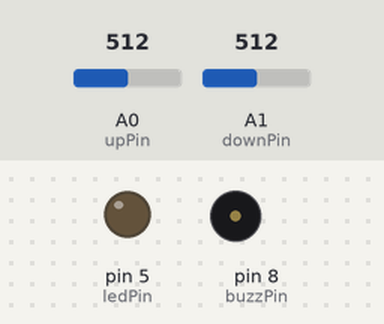
The sketch below on a simulated Arduino Uno, built with avr-gcc and run on an emulated ATmega328P. Parts: output pins drawn as LEDs (lit = HIGH), buzzer (waves = sounding, pin HIGH). Inputs (shaded band) come from the test bench; at power-on: A0 (upPin) = 512, A1 (downPin) = 512. What the sketch prints to the serial monitor is not drawn.

Above: at 1.2 s.
1.3 s: A0 (upPin) set to 1015
2.8 s: A0 (upPin) set to 1023
At 4.7 s:
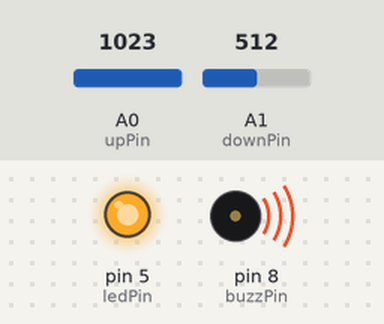
5.8 s: A1 (downPin) set to 1013
7.3 s: A1 (downPin) set to 1023
At 8.2 s:
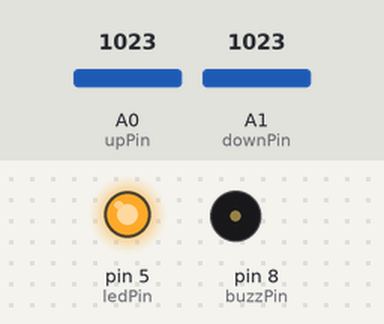
8.8 s: A1 (downPin) set to 900
At 9.4 s:
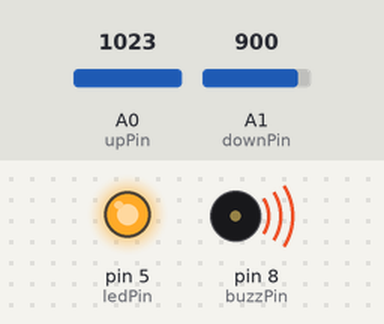
Timing chart, 0 to 11.3 s (numbered marks = the images above; inputs shaded):
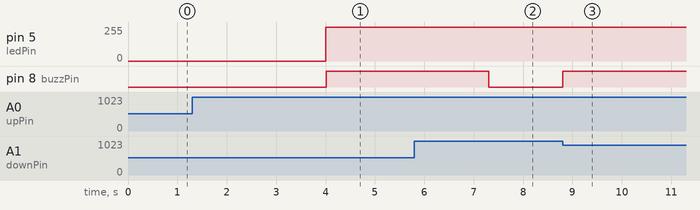

The sketch:

dimmableLed.ino
```cpp
int ledPin = 5;
int downPin = A1;
int upPin = A0;
int buzzPin = 8;
int current = 0;
void setup() {
  // put your setup code here, to run once:
  pinMode(buzzPin, OUTPUT);
  pinMode(ledPin, OUTPUT);
  pinMode(downPin, INPUT);
  pinMode(upPin, INPUT);
  Serial.begin(9600);
}

void upBehavior() {
  if (current < 255) {
    current++;
  }
}

void downBehavior() {
  if (current > 0) {
    current--;
  }
}
void loop() {
  // put your main code here, to run repeatedly:
  if (current >= 255) {
    digitalWrite(buzzPin, HIGH);
  } else {
    digitalWrite(buzzPin, LOW);
  }
  if (analogRead(upPin) == 1023) {
    upBehavior();
  }
  if (analogRead(downPin) == 1023) {
    downBehavior();
  }
  analogWrite(ledPin, current);
  Serial.println(current);
}
```

Measured:
- the behaviour switches between 1022 and 1023 on A0 (upPin) (found by bisection; images 0 and 1)
- the behaviour switches between 1022 and 1023 on A1 (downPin) (found by bisection; images 1 and 2)
- after the input at 2.8 s, pin 5 (ledPin): 0/255 → 255/255 after 1.2 s; pin 8 (buzzPin): LOW → HIGH after 1.2 s
- after the input at 7.3 s, pin 5 (ledPin): 255/255 → 254/255 at once; pin 8 (buzzPin): HIGH → LOW at once
- after the input at 8.8 s, pin 5 (ledPin): 254/255 → 255/255 at once; pin 8 (buzzPin): LOW → HIGH at once
